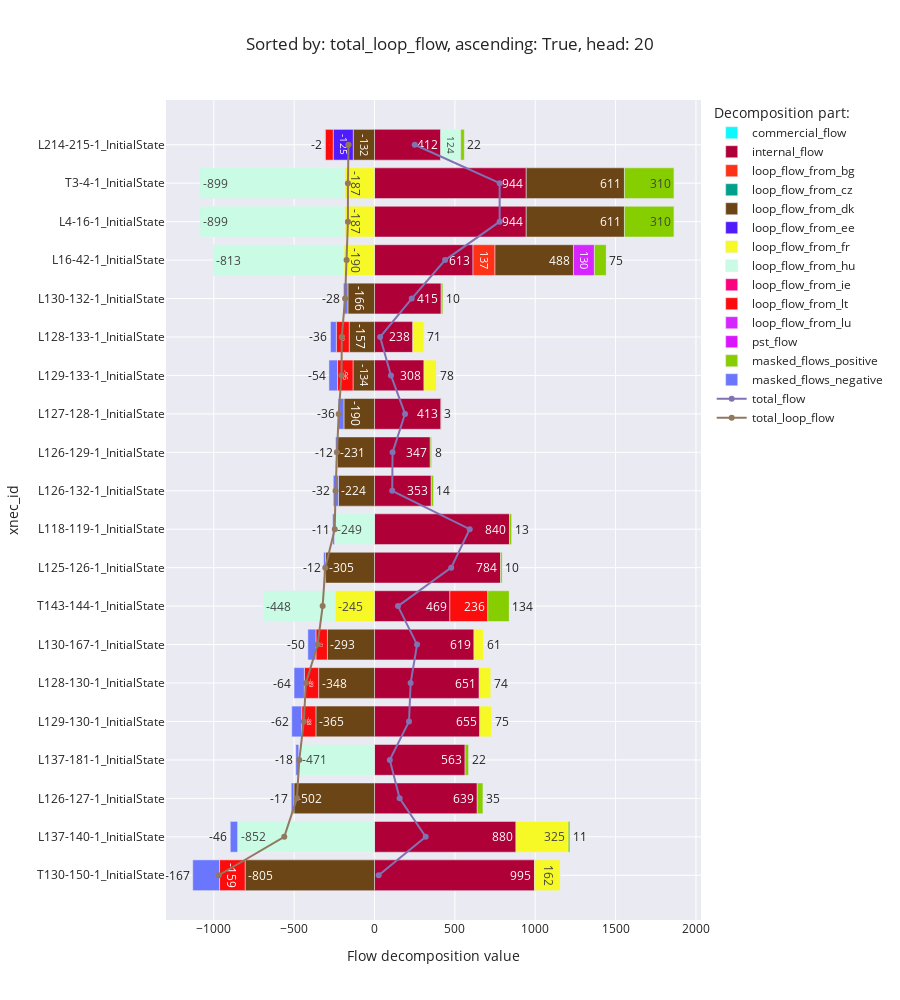

This figure's notebook cell:
### Code cell
flow_decomposition_bar_chart('total_loop_flow', ascending=True)

### Figure 1 — Plotly figure (JSON) as saved in the notebook; plotly's stock layout.template omitted (floating-point values rounded to 4 significant figures)
{"data": [{"alignmentgroup": "True", "hovertemplate": "Decomposition part:=commercial_flow<br>Flow decomposition value=%{x}<br>xnec_id=%{y}<extra></extra>", "legendgroup": "commercial_flow", "marker": {"color": "#0DF9FF", "pattern": {"shape": ""}}, "name": "commercial_flow", "offsetgroup": "commercial_flow", "orientation": "h", "showlegend": true, "textposition": "auto", "texttemplate": "%{x:.0f}", "type": "bar", "x": [null, null, null, null, null, null, null, null, null, null, null, null, null, null, null, null, null, null, null, null], "xaxis": "x", "y": ["T130-150-1_InitialState", "L137-140-1_InitialState", "L126-127-1_InitialState", "L137-181-1_InitialState", "L129-130-1_InitialState", "L128-130-1_InitialState", "L130-167-1_InitialState", "T143-144-1_InitialState", "L125-126-1_InitialState", "L118-119-1_InitialState", "L126-132-1_InitialState", "L126-129-1_InitialState", "L127-128-1_InitialState", "L129-133-1_InitialState", "L128-133-1_InitialState", "L130-132-1_InitialState", "L16-42-1_InitialState", "L4-16-1_InitialState", "T3-4-1_InitialState", "L214-215-1_InitialState"], "yaxis": "y"}, {"alignmentgroup": "True", "hovertemplate": "Decomposition part:=internal_flow<br>Flow decomposition value=%{x}<br>xnec_id=%{y}<extra></extra>", "legendgroup": "internal_flow", "marker": {"color": "#AF0038", "pattern": {"shape": ""}}, "name": "internal_flow", "offsetgroup": "internal_flow", "orientation": "h", "showlegend": true, "textposition": "auto", "texttemplate": "%{x:.0f}", "type": "bar", "x": [995.2, 880.1, 639.1, 563.4, 654.6, 651.4, 618.8, 468.8, 783.8, 839.7, 353.0, 346.9, 413.2, 307.8, 238.2, 414.7, 612.8, 944.0, 944.0, 411.9], "xaxis": "x", "y": ["T130-150-1_InitialState", "L137-140-1_InitialState", "L126-127-1_InitialState", "L137-181-1_InitialState", "L129-130-1_InitialState", "L128-130-1_InitialState", "L130-167-1_InitialState", "T143-144-1_InitialState", "L125-126-1_InitialState", "L118-119-1_InitialState", "L126-132-1_InitialState", "L126-129-1_InitialState", "L127-128-1_InitialState", "L129-133-1_InitialState", "L128-133-1_InitialState", "L130-132-1_InitialState", "L16-42-1_InitialState", "L4-16-1_InitialState", "T3-4-1_InitialState", "L214-215-1_InitialState"], "yaxis": "y"}, {"alignmentgroup": "True", "hovertemplate": "Decomposition part:=loop_flow_from_bg<br>Flow decomposition value=%{x}<br>xnec_id=%{y}<extra></extra>", "legendgroup": "loop_flow_from_bg", "marker": {"color": "#FD3216", "pattern": {"shape": ""}}, "name": "loop_flow_from_bg", "offsetgroup": "loop_flow_from_bg", "orientation": "h", "showlegend": true, "textposition": "auto", "texttemplate": "%{x:.0f}", "type": "bar", "x": [null, null, null, null, null, null, null, null, null, null, null, null, null, null, null, null, 136.9, null, null, null], "xaxis": "x", "y": ["T130-150-1_InitialState", "L137-140-1_InitialState", "L126-127-1_InitialState", "L137-181-1_InitialState", "L129-130-1_InitialState", "L128-130-1_InitialState", "L130-167-1_InitialState", "T143-144-1_InitialState", "L125-126-1_InitialState", "L118-119-1_InitialState", "L126-132-1_InitialState", "L126-129-1_InitialState", "L127-128-1_InitialState", "L129-133-1_InitialState", "L128-133-1_InitialState", "L130-132-1_InitialState", "L16-42-1_InitialState", "L4-16-1_InitialState", "T3-4-1_InitialState", "L214-215-1_InitialState"], "yaxis": "y"}, {"alignmentgroup": "True", "hovertemplate": "Decomposition part:=loop_flow_from_cz<br>Flow decomposition value=%{x}<br>xnec_id=%{y}<extra></extra>", "legendgroup": "loop_flow_from_cz", "marker": {"color": "#00A08B", "pattern": {"shape": ""}}, "name": "loop_flow_from_cz", "offsetgroup": "loop_flow_from_cz", "orientation": "h", "showlegend": true, "textposition": "auto", "texttemplate": "%{x:.0f}", "type": "bar", "x": [null, null, null, null, null, null, null, null, null, null, null, null, null, null, null, null, null, null, null, null], "xaxis": "x", "y": ["T130-150-1_InitialState", "L137-140-1_InitialState", "L126-127-1_InitialState", "L137-181-1_InitialState", "L129-130-1_InitialState", "L128-130-1_InitialState", "L130-167-1_InitialState", "T143-144-1_InitialState", "L125-126-1_InitialState", "L118-119-1_InitialState", "L126-132-1_InitialState", "L126-129-1_InitialState", "L127-128-1_InitialState", "L129-133-1_InitialState", "L128-133-1_InitialState", "L130-132-1_InitialState", "L16-42-1_InitialState", "L4-16-1_InitialState", "T3-4-1_InitialState", "L214-215-1_InitialState"], "yaxis": "y"}, {"alignmentgroup": "True", "hovertemplate": "Decomposition part:=loop_flow_from_dk<br>Flow decomposition value=%{x}<br>xnec_id=%{y}<extra></extra>", "legendgroup": "loop_flow_from_dk", "marker": {"color": "#6C4516", "pattern": {"shape": ""}}, "name": "loop_flow_from_dk", "offsetgroup": "loop_flow_from_dk", "orientation": "h", "showlegend": true, "textposition": "auto", "texttemplate": "%{x:.0f}", "type": "bar", "x": [-805.2, null, -501.6, null, -364.8, -347.8, -293.4, null, -304.8, null, -224.5, -230.9, -190.4, -133.9, -157.5, -166.0, 488.1, 611.1, 611.1, -132.2], "xaxis": "x", "y": ["T130-150-1_InitialState", "L137-140-1_InitialState", "L126-127-1_InitialState", "L137-181-1_InitialState", "L129-130-1_InitialState", "L128-130-1_InitialState", "L130-167-1_InitialState", "T143-144-1_InitialState", "L125-126-1_InitialState", "L118-119-1_InitialState", "L126-132-1_InitialState", "L126-129-1_InitialState", "L127-128-1_InitialState", "L129-133-1_InitialState", "L128-133-1_InitialState", "L130-132-1_InitialState", "L16-42-1_InitialState", "L4-16-1_InitialState", "T3-4-1_InitialState", "L214-215-1_InitialState"], "yaxis": "y"}, {"alignmentgroup": "True", "hovertemplate": "Decomposition part:=loop_flow_from_ee<br>Flow decomposition value=%{x}<br>xnec_id=%{y}<extra></extra>", "legendgroup": "loop_flow_from_ee", "marker": {"color": "#511CFB", "pattern": {"shape": ""}}, "name": "loop_flow_from_ee", "offsetgroup": "loop_flow_from_ee", "orientation": "h", "showlegend": true, "textposition": "auto", "texttemplate": "%{x:.0f}", "type": "bar", "x": [null, null, null, null, null, null, null, null, null, null, null, null, null, null, null, null, null, null, null, -124.9], "xaxis": "x", "y": ["T130-150-1_InitialState", "L137-140-1_InitialState", "L126-127-1_InitialState", "L137-181-1_InitialState", "L129-130-1_InitialState", "L128-130-1_InitialState", "L130-167-1_InitialState", "T143-144-1_InitialState", "L125-126-1_InitialState", "L118-119-1_InitialState", "L126-132-1_InitialState", "L126-129-1_InitialState", "L127-128-1_InitialState", "L129-133-1_InitialState", "L128-133-1_InitialState", "L130-132-1_InitialState", "L16-42-1_InitialState", "L4-16-1_InitialState", "T3-4-1_InitialState", "L214-215-1_InitialState"], "yaxis": "y"}, {"alignmentgroup": "True", "hovertemplate": "Decomposition part:=loop_flow_from_fr<br>Flow decomposition value=%{x}<br>xnec_id=%{y}<extra></extra>", "legendgroup": "loop_flow_from_fr", "marker": {"color": "#F6F926", "pattern": {"shape": ""}}, "name": "loop_flow_from_fr", "offsetgroup": "loop_flow_from_fr", "orientation": "h", "showlegend": true, "textposition": "auto", "texttemplate": "%{x:.0f}", "type": "bar", "x": [161.6, 324.6, null, null, 74.82, 73.93, 60.51, -245.0, null, null, null, null, null, 78.21, 70.81, null, -190.4, -187.2, -187.2, null], "xaxis": "x", "y": ["T130-150-1_InitialState", "L137-140-1_InitialState", "L126-127-1_InitialState", "L137-181-1_InitialState", "L129-130-1_InitialState", "L128-130-1_InitialState", "L130-167-1_InitialState", "T143-144-1_InitialState", "L125-126-1_InitialState", "L118-119-1_InitialState", "L126-132-1_InitialState", "L126-129-1_InitialState", "L127-128-1_InitialState", "L129-133-1_InitialState", "L128-133-1_InitialState", "L130-132-1_InitialState", "L16-42-1_InitialState", "L4-16-1_InitialState", "T3-4-1_InitialState", "L214-215-1_InitialState"], "yaxis": "y"}, {"alignmentgroup": "True", "hovertemplate": "Decomposition part:=loop_flow_from_hu<br>Flow decomposition value=%{x}<br>xnec_id=%{y}<extra></extra>", "legendgroup": "loop_flow_from_hu", "marker": {"color": "#C9FBE5", "pattern": {"shape": ""}}, "name": "loop_flow_from_hu", "offsetgroup": "loop_flow_from_hu", "orientation": "h", "showlegend": true, "textposition": "auto", "texttemplate": "%{x:.0f}", "type": "bar", "x": [null, -852.1, null, -471.5, null, null, null, -448.2, null, -249.5, null, null, null, null, null, null, -813.5, -899.3, -899.3, 124.5], "xaxis": "x", "y": ["T130-150-1_InitialState", "L137-140-1_InitialState", "L126-127-1_InitialState", "L137-181-1_InitialState", "L129-130-1_InitialState", "L128-130-1_InitialState", "L130-167-1_InitialState", "T143-144-1_InitialState", "L125-126-1_InitialState", "L118-119-1_InitialState", "L126-132-1_InitialState", "L126-129-1_InitialState", "L127-128-1_InitialState", "L129-133-1_InitialState", "L128-133-1_InitialState", "L130-132-1_InitialState", "L16-42-1_InitialState", "L4-16-1_InitialState", "T3-4-1_InitialState", "L214-215-1_InitialState"], "yaxis": "y"}, {"alignmentgroup": "True", "hovertemplate": "Decomposition part:=loop_flow_from_ie<br>Flow decomposition value=%{x}<br>xnec_id=%{y}<extra></extra>", "legendgroup": "loop_flow_from_ie", "marker": {"color": "#FC0080", "pattern": {"shape": ""}}, "name": "loop_flow_from_ie", "offsetgroup": "loop_flow_from_ie", "orientation": "h", "showlegend": true, "textposition": "auto", "texttemplate": "%{x:.0f}", "type": "bar", "x": [null, null, null, null, null, null, null, null, null, null, null, null, null, null, null, null, null, null, null, null], "xaxis": "x", "y": ["T130-150-1_InitialState", "L137-140-1_InitialState", "L126-127-1_InitialState", "L137-181-1_InitialState", "L129-130-1_InitialState", "L128-130-1_InitialState", "L130-167-1_InitialState", "T143-144-1_InitialState", "L125-126-1_InitialState", "L118-119-1_InitialState", "L126-132-1_InitialState", "L126-129-1_InitialState", "L127-128-1_InitialState", "L129-133-1_InitialState", "L128-133-1_InitialState", "L130-132-1_InitialState", "L16-42-1_InitialState", "L4-16-1_InitialState", "T3-4-1_InitialState", "L214-215-1_InitialState"], "yaxis": "y"}, {"alignmentgroup": "True", "hovertemplate": "Decomposition part:=loop_flow_from_lt<br>Flow decomposition value=%{x}<br>xnec_id=%{y}<extra></extra>", "legendgroup": "loop_flow_from_lt", "marker": {"color": "#FB0D0D", "pattern": {"shape": ""}}, "name": "loop_flow_from_lt", "offsetgroup": "loop_flow_from_lt", "orientation": "h", "showlegend": true, "textposition": "auto", "texttemplate": "%{x:.0f}", "type": "bar", "x": [-159.1, null, null, null, -88.1, -88.77, -71.28, 236.0, null, null, null, null, null, -96.21, -80.44, null, null, null, null, -49.75], "xaxis": "x", "y": ["T130-150-1_InitialState", "L137-140-1_InitialState", "L126-127-1_InitialState", "L137-181-1_InitialState", "L129-130-1_InitialState", "L128-130-1_InitialState", "L130-167-1_InitialState", "T143-144-1_InitialState", "L125-126-1_InitialState", "L118-119-1_InitialState", "L126-132-1_InitialState", "L126-129-1_InitialState", "L127-128-1_InitialState", "L129-133-1_InitialState", "L128-133-1_InitialState", "L130-132-1_InitialState", "L16-42-1_InitialState", "L4-16-1_InitialState", "T3-4-1_InitialState", "L214-215-1_InitialState"], "yaxis": "y"}, {"alignmentgroup": "True", "hovertemplate": "Decomposition part:=loop_flow_from_lu<br>Flow decomposition value=%{x}<br>xnec_id=%{y}<extra></extra>", "legendgroup": "loop_flow_from_lu", "marker": {"color": "#D626FF", "pattern": {"shape": ""}}, "name": "loop_flow_from_lu", "offsetgroup": "loop_flow_from_lu", "orientation": "h", "showlegend": true, "textposition": "auto", "texttemplate": "%{x:.0f}", "type": "bar", "x": [null, null, null, null, null, null, null, null, null, null, null, null, null, null, null, null, 130.3, null, null, null], "xaxis": "x", "y": ["T130-150-1_InitialState", "L137-140-1_InitialState", "L126-127-1_InitialState", "L137-181-1_InitialState", "L129-130-1_InitialState", "L128-130-1_InitialState", "L130-167-1_InitialState", "T143-144-1_InitialState", "L125-126-1_InitialState", "L118-119-1_InitialState", "L126-132-1_InitialState", "L126-129-1_InitialState", "L127-128-1_InitialState", "L129-133-1_InitialState", "L128-133-1_InitialState", "L130-132-1_InitialState", "L16-42-1_InitialState", "L4-16-1_InitialState", "T3-4-1_InitialState", "L214-215-1_InitialState"], "yaxis": "y"}, {"alignmentgroup": "True", "hovertemplate": "Decomposition part:=pst_flow<br>Flow decomposition value=%{x}<br>xnec_id=%{y}<extra></extra>", "legendgroup": "pst_flow", "marker": {"color": "#DA16FF", "pattern": {"shape": ""}}, "name": "pst_flow", "offsetgroup": "pst_flow", "orientation": "h", "showlegend": true, "textposition": "auto", "texttemplate": "%{x:.0f}", "type": "bar", "x": [null, null, null, null, null, null, null, null, null, null, null, null, null, null, null, null, null, null, null, null], "xaxis": "x", "y": ["T130-150-1_InitialState", "L137-140-1_InitialState", "L126-127-1_InitialState", "L137-181-1_InitialState", "L129-130-1_InitialState", "L128-130-1_InitialState", "L130-167-1_InitialState", "T143-144-1_InitialState", "L125-126-1_InitialState", "L118-119-1_InitialState", "L126-132-1_InitialState", "L126-129-1_InitialState", "L127-128-1_InitialState", "L129-133-1_InitialState", "L128-133-1_InitialState", "L130-132-1_InitialState", "L16-42-1_InitialState", "L4-16-1_InitialState", "T3-4-1_InitialState", "L214-215-1_InitialState"], "yaxis": "y"}, {"alignmentgroup": "True", "hovertemplate": "Decomposition part:=masked_flows_positive<br>Flow decomposition value=%{x}<br>xnec_id=%{y}<extra></extra>", "legendgroup": "masked_flows_positive", "marker": {"color": "#86CE00", "pattern": {"shape": ""}}, "name": "masked_flows_positive", "offsetgroup": "masked_flows_positive", "orientation": "h", "showlegend": true, "textposition": "auto", "texttemplate": "%{x:.0f}", "type": "bar", "x": [0, 11.41, 35.48, 21.67, 0, 0, 0, 134.4, 10.18, 13.32, 13.94, 8.107, 3.115, 0, 0, 10.41, 74.74, 309.9, 309.9, 22.42], "xaxis": "x", "y": ["T130-150-1_InitialState", "L137-140-1_InitialState", "L126-127-1_InitialState", "L137-181-1_InitialState", "L129-130-1_InitialState", "L128-130-1_InitialState", "L130-167-1_InitialState", "T143-144-1_InitialState", "L125-126-1_InitialState", "L118-119-1_InitialState", "L126-132-1_InitialState", "L126-129-1_InitialState", "L127-128-1_InitialState", "L129-133-1_InitialState", "L128-133-1_InitialState", "L130-132-1_InitialState", "L16-42-1_InitialState", "L4-16-1_InitialState", "T3-4-1_InitialState", "L214-215-1_InitialState"], "yaxis": "y"}, {"alignmentgroup": "True", "hovertemplate": "Decomposition part:=masked_flows_negative<br>Flow decomposition value=%{x}<br>xnec_id=%{y}<extra></extra>", "legendgroup": "masked_flows_negative", "marker": {"color": "#6A76FC", "pattern": {"shape": ""}}, "name": "masked_flows_negative", "offsetgroup": "masked_flows_negative", "orientation": "h", "showlegend": true, "textposition": "auto", "texttemplate": "%{x:.0f}", "type": "bar", "x": [-166.7, -45.58, -16.75, -18.46, -62.02, -64.13, -50.08, 0, -11.94, -11.35, -32.32, -11.84, -36.04, -53.57, -36.42, -27.66, 0, 0, 0, -1.874], "xaxis": "x", "y": ["T130-150-1_InitialState", "L137-140-1_InitialState", "L126-127-1_InitialState", "L137-181-1_InitialState", "L129-130-1_InitialState", "L128-130-1_InitialState", "L130-167-1_InitialState", "T143-144-1_InitialState", "L125-126-1_InitialState", "L118-119-1_InitialState", "L126-132-1_InitialState", "L126-129-1_InitialState", "L127-128-1_InitialState", "L129-133-1_InitialState", "L128-133-1_InitialState", "L130-132-1_InitialState", "L16-42-1_InitialState", "L4-16-1_InitialState", "T3-4-1_InitialState", "L214-215-1_InitialState"], "yaxis": "y"}, {"mode": "lines+markers", "name": "total_flow", "type": "scatter", "x": [25.67, 318.4, 156.1, 95.15, 214.5, 224.6, 264.5, 146.0, 477.3, 592.2, 110.1, 112.3, 189.9, 102.2, 34.74, 231.5, 439.0, 778.5, 778.5, 250.1], "y": ["T130-150-1_InitialState", "L137-140-1_InitialState", "L126-127-1_InitialState", "L137-181-1_InitialState", "L129-130-1_InitialState", "L128-130-1_InitialState", "L130-167-1_InitialState", "T143-144-1_InitialState", "L125-126-1_InitialState", "L118-119-1_InitialState", "L126-132-1_InitialState", "L126-129-1_InitialState", "L127-128-1_InitialState", "L129-133-1_InitialState", "L128-133-1_InitialState", "L130-132-1_InitialState", "L16-42-1_InitialState", "L4-16-1_InitialState", "T3-4-1_InitialState", "L214-215-1_InitialState"]}, {"mode": "lines+markers", "name": "total_loop_flow", "type": "scatter", "x": [-969.5, -561.7, -482.9, -468.3, -440.1, -426.8, -354.2, -322.8, -306.5, -247.5, -242.9, -234.6, -223.3, -205.5, -203.5, -183.2, -173.8, -165.5, -165.5, -161.8], "y": ["T130-150-1_InitialState", "L137-140-1_InitialState", "L126-127-1_InitialState", "L137-181-1_InitialState", "L129-130-1_InitialState", "L128-130-1_InitialState", "L130-167-1_InitialState", "T143-144-1_InitialState", "L125-126-1_InitialState", "L118-119-1_InitialState", "L126-132-1_InitialState", "L126-129-1_InitialState", "L127-128-1_InitialState", "L129-133-1_InitialState", "L128-133-1_InitialState", "L130-132-1_InitialState", "L16-42-1_InitialState", "L4-16-1_InitialState", "T3-4-1_InitialState", "L214-215-1_InitialState"]}], "layout": {"barmode": "relative", "height": 1000, "legend": {"title": {"text": "Decomposition part:"}, "tracegroupgap": 0}, "title": {"text": "Sorted by: total_loop_flow, ascending: True, head: 20"}, "xaxis": {"anchor": "y", "domain": [0, 1], "title": {"text": "Flow decomposition value"}}, "yaxis": {"anchor": "x", "domain": [0, 1], "title": {"text": "xnec_id"}}}}
